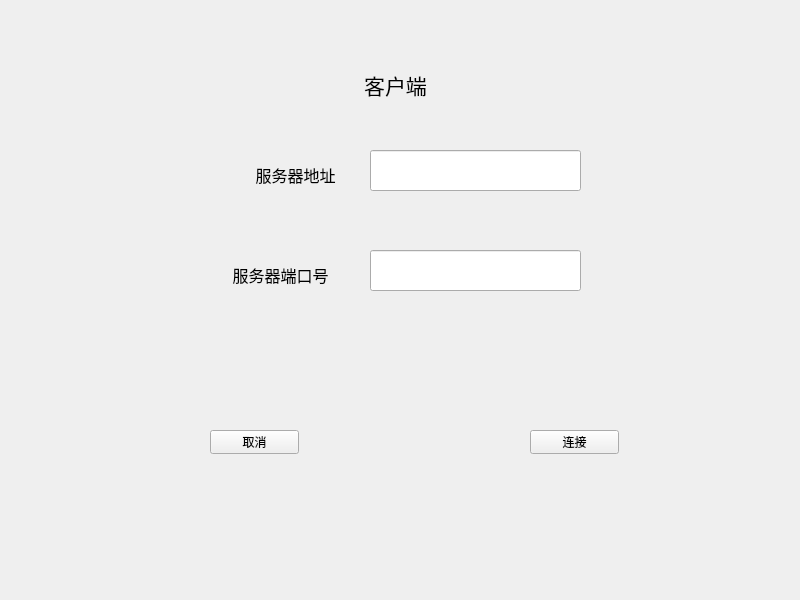
<?xml version="1.0" encoding="UTF-8"?>
<ui version="4.0">
 <class>Widget</class>
 <widget class="QWidget" name="Widget">
  <property name="geometry">
   <rect>
    <x>0</x>
    <y>0</y>
    <width>800</width>
    <height>600</height>
   </rect>
  </property>
  <property name="windowTitle">
   <string>Widget</string>
  </property>
  <widget class="QLineEdit" name="ipLineEdit">
   <property name="geometry">
    <rect>
     <x>370</x>
     <y>150</y>
     <width>211</width>
     <height>41</height>
    </rect>
   </property>
  </widget>
  <widget class="QLabel" name="label">
   <property name="geometry">
    <rect>
     <x>330</x>
     <y>60</y>
     <width>131</width>
     <height>51</height>
    </rect>
   </property>
   <property name="text">
    <string>&lt;html&gt;&lt;head/&gt;&lt;body&gt;&lt;p align=&quot;center&quot;&gt;&lt;span style=&quot; font-size:16pt;&quot;&gt;客户端&lt;/span&gt;&lt;/p&gt;&lt;/body&gt;&lt;/html&gt;</string>
   </property>
  </widget>
  <widget class="QLabel" name="label_2">
   <property name="geometry">
    <rect>
     <x>240</x>
     <y>160</y>
     <width>111</width>
     <height>31</height>
    </rect>
   </property>
   <property name="text">
    <string>&lt;html&gt;&lt;head/&gt;&lt;body&gt;&lt;p align=&quot;center&quot;&gt;&lt;span style=&quot; font-size:12pt;&quot;&gt;服务器地址&lt;/span&gt;&lt;/p&gt;&lt;/body&gt;&lt;/html&gt;</string>
   </property>
  </widget>
  <widget class="QLabel" name="label_3">
   <property name="geometry">
    <rect>
     <x>220</x>
     <y>260</y>
     <width>121</width>
     <height>31</height>
    </rect>
   </property>
   <property name="text">
    <string>&lt;html&gt;&lt;head/&gt;&lt;body&gt;&lt;p align=&quot;center&quot;&gt;&lt;span style=&quot; font-size:12pt;&quot;&gt;服务器端口号&lt;/span&gt;&lt;/p&gt;&lt;/body&gt;&lt;/html&gt;</string>
   </property>
  </widget>
  <widget class="QLineEdit" name="portLineEdit">
   <property name="geometry">
    <rect>
     <x>370</x>
     <y>250</y>
     <width>211</width>
     <height>41</height>
    </rect>
   </property>
  </widget>
  <widget class="QPushButton" name="cancelButton">
   <property name="geometry">
    <rect>
     <x>210</x>
     <y>430</y>
     <width>89</width>
     <height>24</height>
    </rect>
   </property>
   <property name="text">
    <string>取消</string>
   </property>
  </widget>
  <widget class="QPushButton" name="connetButton">
   <property name="geometry">
    <rect>
     <x>530</x>
     <y>430</y>
     <width>89</width>
     <height>24</height>
    </rect>
   </property>
   <property name="text">
    <string>连接</string>
   </property>
  </widget>
 </widget>
 <resources/>
 <connections/>
</ui>
